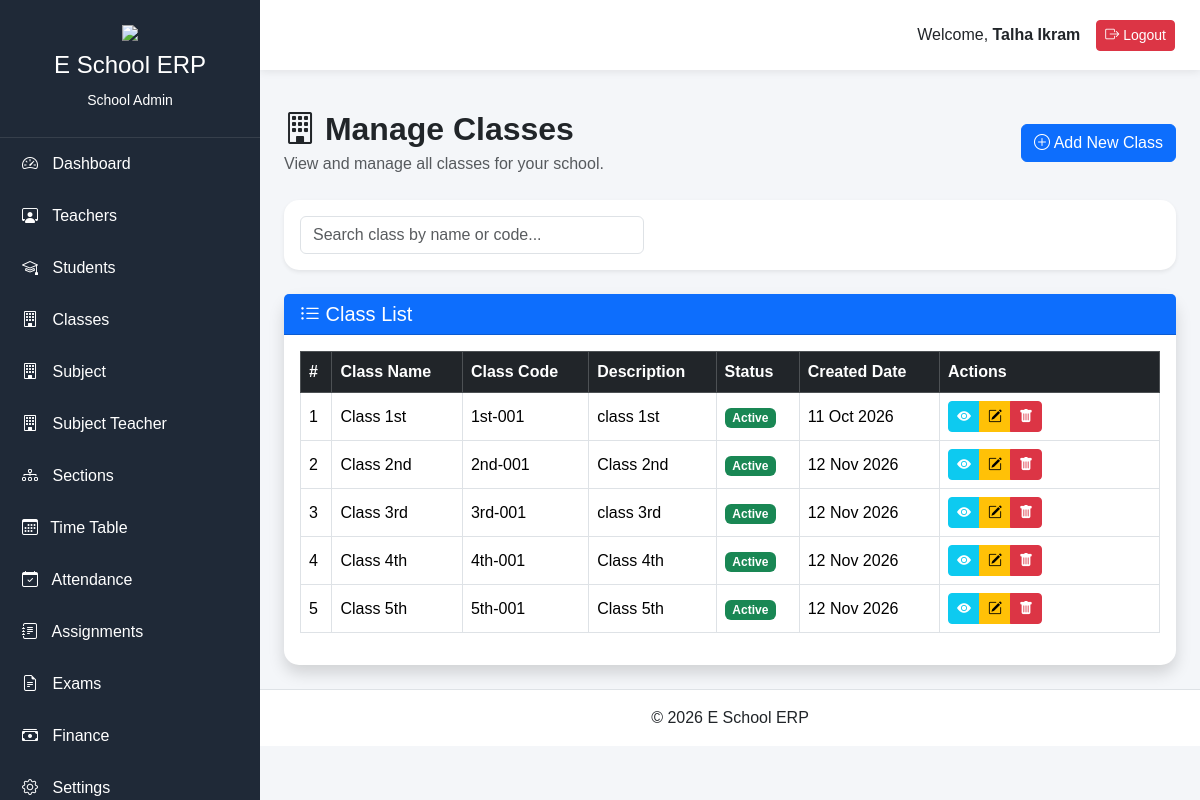
Screenshot of /school-admin/classes (signed in) with the database file from the repository.
### app/models/user.py (models this page shows, shortened)
class User(UserMixin, db.Model):
    __tablename__ = "users"
    id = db.Column(db.Integer, primary_key=True)
    full_name = db.Column(db.String(100), nullable=False)
    role_id = db.Column(db.Integer,db.ForeignKey("roles.id"),nullable=False)
    role = db.relationship("Role",back_populates="users")
    school = db.relationship("School",back_populates="users")
    student=db.relationship("Student",back_populates="user",uselist=False,cascade="all, delete-orphan")
    teacher=db.relationship("Teacher",back_populates="user",uselist=False,cascade="all, delete-orphan")
    parent= db.relationship("Parent",back_populates="user",uselist=False,cascade="all, delete-orphan")
    school_admin = db.relationship("SchoolAdmin",back_populates="user",uselist=False,cascade="all, delete-orphan")
    school_id = db.Column(db.Integer,db.ForeignKey("schools.id"),nullable=True)
    username = db.Column(db.String(50),unique=True,nullable=False)
    email = db.Column(db.String(120),unique=True,nullable=False)
    password_hash = db.Column(db.String(255),nullable=False)
    is_active = db.Column(db.Boolean,default=True)
    is_verified = db.Column(db.Boolean,default=False)
    last_login = db.Column(db.DateTime,nullable=True)
    created_at = db.Column(db.DateTime,default=datetime.utcnow)
    updated_at = db.Column(db.DateTime,default=datetime.utcnow,onupdate=datetime.utcnow)

### app/models/class_model.py (models this page shows, shortened)
class Class(db.Model):
    __tablename__ = "classes"
    id = db.Column(db.Integer, primary_key=True)
    school_id = db.Column(db.Integer,db.ForeignKey("schools.id"),nullable=False)
    class_name = db.Column(db.String(100),nullable=False)
    class_code = db.Column(db.String(20),nullable=False)
    description = db.Column(db.Text,nullable=True)
    class_teacher_id = db.Column(db.Integer,db.ForeignKey("teachers.id"),nullable=True)
    is_active = db.Column(db.Boolean,default=True)
    created_at = db.Column(db.DateTime,default=datetime.utcnow)
    updated_at = db.Column(db.DateTime,default=datetime.utcnow,onupdate=datetime.utcnow)
    teacher_subjects = db.relationship("TeacherSubject", back_populates = "classroom", cascade= "all, delete-orphan",lazy= True)
    sections = db.relationship("Section",back_populates= "class_room",cascade="all, delete-orphan")
    students = db.relationship("Student", back_populates= "class_room")
    results=   db.relationship("Result", back_populates= "class_room")
    exams = db.relationship("Exam", back_populates= "class_room",cascade="all, delete-orphan")
    timetables = db.relationship("Timetable",back_populates= "class_room",cascade="all, delete-orphan")
    assignments = db.relationship("Assignment",back_populates= "class_room",cascade="all, delete-orphan")
    fee_structures = db.relationship("FeeStructure",back_populates= "class_room",cascade="all, delete-orphan")
    class_teacher = db.relationship("Teacher",foreign_keys=[class_teacher_id],back_populates="managed_class", uselist=False )
    school = db.relationship("School",back_populates="classes")

### app/blueprints/school_admin/routes.py (the view)
@school_admin.route("/classes")
@login_required
def manage_classes():
    classes = Class.query.filter_by(school_id=current_user.school_id).order_by(Class.class_name).all()
    return render_template("school_admin/manage_classes.html",classes=classes)

### app/models/user.py (called while the page is built)
@login_manager.user_loader
def load_user(user_id):
    return User.query.get(int(user_id))

### app/templates/school_admin/manage_classes.html (shortened to what this page needs)
{% extends "school_admin/base.html" %}
{% block content %}
<div class="container-fluid">
<div class="d-flex justify-content-between align-items-center mb-4">
<div>
<h2 class="fw-bold mb-1">
<i class="bi bi-building"></i>
Manage Classes
</h2>
<p class="text-muted mb-0">
View and manage all classes for your school.
</p>
</div>
<a href="{{ url_for('school_admin.create_class') }}"
class="btn btn-primary">
<i class="bi bi-plus-circle"></i>
Add New Class
</a>
</div>
<div class="card shadow-sm border-0 mb-4">
<div class="card-body">
<div class="row">
<div class="col-md-5">
<input
type="text"
class="form-control"
placeholder="Search class by name or code..."
>
</div>
</div>
</div>
</div>
<div class="card shadow border-0">
<div class="card-header bg-primary text-white">
<h5 class="mb-0">
<i class="bi bi-list-ul"></i>
Class List
</h5>
</div>
<div class="card-body">
{% if classes %}
<div class="table-responsive">
<table class="table table-hover table-bordered align-middle">
<thead class="table-dark">
<tr>
<th>#</th>
<th>Class Name</th>
<th>Class Code</th>
<th>Description</th>
<th>Status</th>
<th>Created Date</th>
<th width="220">Actions</th>
</tr>
</thead>
<tbody>
{% for class in classes %}
<tr>
<td>{{ loop.index }}</td>
<td>{{ class.class_name }}</td>
<td>{{ class.class_code }}</td>
<td>
{{ class.description or "-" }}
</td>
<td>
{% if class.is_active %}
<span class="badge bg-success">
Active
</span>
{% else %}
<span class="badge bg-danger">
Inactive
</span>
{% endif %}
</td>
<td>
{{ class.created_at.strftime('%d %b %Y') }}
</td>
<td>
    <div class="btn-group" role="group">
        <a href="{{ url_for('school_admin.class_detail', id=class.id) }}"
        class="btn btn-sm btn-info text-white"
        title="View">
        <i class="bi bi-eye-fill"></i>
        </a>
        <a href="{{ url_for('school_admin.edit_class', id=class.id) }}"
        class="btn btn-sm btn-warning"
        title="Edit">
        <i class="bi bi-pencil-square"></i>
        </a>
        <button
        class="btn btn-sm btn-danger"
        data-bs-toggle="modal"
        data-bs-target="#deleteModal{{ class.id }}"
        title="Delete">
        <i class="bi bi-trash-fill"></i>
        </button>
        </div>
</td>
</tr>
{% endfor %}
</tbody>
</table>
</div>
{% endif %}
</div>
</div>
</div>
{% endblock %}

### app/templates/school_admin/base.html (shortened to what this page needs)
<!DOCTYPE html>
<html lang="en">
<head>
<link href="https://cdn.jsdelivr.net/npm/bootstrap@5.3.3/dist/css/bootstrap.min.css" rel="stylesheet">
<link rel="stylesheet"
href="https://cdn.jsdelivr.net/npm/bootstrap-icons@1.11.3/font/bootstrap-icons.min.css">
<link rel="stylesheet"
href="{{ url_for('static', filename='css/style.css') }}">
</head>
<body>
<div class="wrapper">
<aside class="sidebar" id="sidebar">
<div class="sidebar-header">
<img src="{{ url_for('static', filename='images/logo.png') }}"
class="logo">
<h4>E School ERP</h4>
<small>School Admin</small>
</div>
<ul class="sidebar-menu">
<li>
<a href="{{ url_for('school_admin.dashboard') }}">
<i class="bi bi-speedometer2"></i>
Dashboard
</a>
</li>
<li>
<a href="{{ url_for('school_admin.manage_teachers') }}">
<i class="bi bi-person-workspace"></i>
Teachers
</a>
</li>
<li>
<a href="{{ url_for('school_admin.manage_students') }}">
<i class="bi bi-mortarboard"></i>
Students
</a>
</li>
<li>
<a href="{{ url_for('school_admin.manage_classes') }}">
<i class="bi bi-building"></i>
Classes
</a>
</li>
<li>
    <a href="{{ url_for('school_admin.manage_subjects') }}">
    <i class="bi bi-building"></i>
    Subject
    </a>
    </li>
<li>
    <a href="{{ url_for('school_admin.manage_teacher_subjects') }}">
    <i class="bi bi-building"></i>
    Subject Teacher
    </a>
    </li>
<li>
<a href="{{ url_for('school_admin.manage_sections') }}">
<i class="bi bi-diagram-3"></i>
Sections
</a>
</li>
<li>
<a href="{{ url_for('school_admin.manage_timetable') }}">
<i class="bi bi-calendar3 me-2"></i>
Time Table
</a>
</li>
<li>
<a href="#">
<i class="bi bi-calendar-check"></i>
Attendance
</a>
</li>
<li>
<a href="#">
<i class="bi bi-journal-text"></i>
Assignments
</a>
</li>
<li>
<a href="#">
<i class="bi bi-file-earmark-text"></i>
Exams
</a>
</li>
<li>
<a href="#">
<i class="bi bi-cash-stack"></i>
Finance
</a>
</li>
<li>
<a href="#">
<i class="bi bi-gear"></i>
Settings
</a>
</li>
</ul>
</aside>
<div class="main-content">
<nav class="top-navbar">
<div class="ms-auto d-flex align-items-center">
<span class="me-3">
Welcome,
<strong>{{ current_user.full_name }}</strong>
</span>
<a href="{{ url_for('auth.logout') }}"
class="btn btn-danger btn-sm">
<i class="bi bi-box-arrow-right"></i>
Logout
</a>
</div>
</nav>
<main class="container-fluid py-4">
{% block content %}
{% endblock %}
</main>
<footer class="text-center py-3 border-top">
© 2026 E School ERP
</footer>
</div>
</div>
</body>
</html>

### app/static/css/style.css (style rules this page uses)
body { margin:0; background:#f4f6f9; font-family:Arial,sans-serif; }
.wrapper { display:flex; }
.sidebar { width:260px; background:#1f2937; color:white; min-height:100vh; position:fixed; left:0; top:0; overflow-y:auto; }
.sidebar-header { text-align:center; padding:25px; border-bottom:1px solid rgba(255,255,255,.1); }
.logo { width:70px; margin-bottom:10px; }
.sidebar-menu { list-style:none; padding:0; margin:0; }
.sidebar-menu li a { display:block; padding:14px 22px; color:white; text-decoration:none; transition:.3s; }
.sidebar-menu i { margin-right:10px; }
.main-content { margin-left:260px; width:100%; }
.top-navbar { background:white; height:70px; display:flex; align-items:center; padding:0 25px; box-shadow:0 2px 8px rgba(0,0,0,.08); }
.card { border:none; border-radius:15px; }
footer { background:white; }

### rows the page displays
User: full_name "Talha Ikram"
Class: class_name "Class 1st", class_code "1st-001", description "class 1st", is_active "Active", created_at "11 Oct 2026"
Class: class_name "Class 2nd", class_code "2nd-001", description "Class 2nd", is_active "Active", created_at "12 Nov 2026"
Class: class_name "Class 3rd", class_code "3rd-001", description "class 3rd", is_active "Active", created_at "12 Nov 2026"
Class: class_name "Class 4th", class_code "4th-001", description "Class 4th", is_active "Active", created_at "12 Nov 2026"
Class: class_name "Class 5th", class_code "5th-001", description "Class 5th", is_active "Active", created_at "12 Nov 2026"
